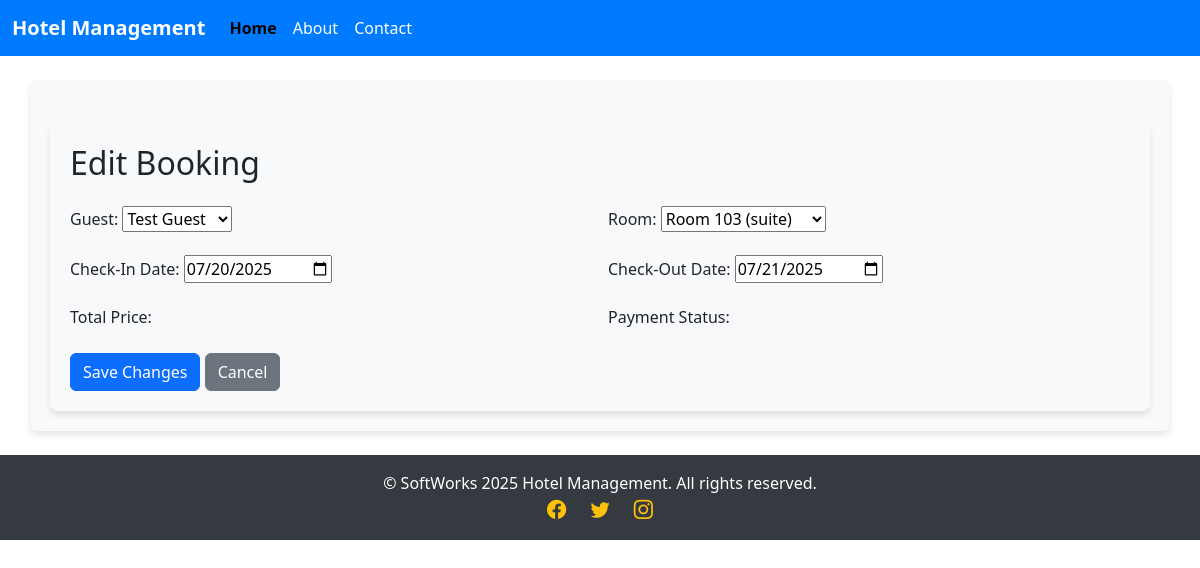
The page /bookings/18/edit/ (signed in) on the database its author committed.
### hotel/models.py (models this page shows, shortened)
class Booking(models.Model):
    PAYMENT_STATUSES = [
        ('pending', 'Pending'),
        ('paid', 'Paid'),
        ('failed', 'Failed'),
        ('refunded', 'Refunded'),
    ]
    guest = models.ForeignKey(Guest, on_delete=models.CASCADE, related_name='bookings')
    room = models.ForeignKey(Room, on_delete=models.CASCADE, related_name='bookings')
    check_in = models.DateField()
    check_out = models.DateField()
    total_price = models.DecimalField(max_digits=10, decimal_places=2, blank=True, null=True)  # Allow blank for auto-computation
    payment_status = models.CharField(
        max_length=10,
        choices=PAYMENT_STATUSES,
        default='pending'
    )
    created_at = models.DateTimeField(auto_now_add=True)
    is_checked_in = models.BooleanField(default=False)  # Added field for check-in status

### hotel/views.py (the view)
# urls.py: path('bookings/<int:booking_id>/edit/', views.booking_edit, name='booking_edit'),
@login_required
@login_required
def booking_edit(request, booking_id):
    booking = get_object_or_404(Booking, id=booking_id)
    if request.method == 'POST':
        form = BookingForm(request.POST, instance=booking)
        if form.is_valid():
            form.save()
            manual_override = 'payment_status' in form.changed_data
            booking.update_payment_status(manual_override=manual_override)
            return redirect('booking_list')  # Redirect back to the booking list
    else:
        form = BookingForm(instance=booking)
    return render(request, 'hotel/booking_edit.html', {'form': form, 'booking': booking})

### hotel/forms.py
class BookingForm(forms.ModelForm):
    class Meta:
        model = Booking
        fields = ['guest', 'room', 'check_in', 'check_out', 'total_price', 'payment_status']
        widgets = {
            'check_in': forms.DateInput(attrs={'type': 'date', 'class': 'form-control'}),
            'check_out': forms.DateInput(attrs={'type': 'date', 'class': 'form-control'}),
        }

### hotel/models.py (called while the page is built)
    def __str__(self):
        return self.name

    def __str__(self):
        return f"Room {self.number} ({self.room_type})"

### hotel/templates/hotel/booking_edit.html (shortened to what this page needs)
{% extends 'hotel/base.html' %}
{% block content %}
<div class="container mt-4">
    <h2 class="mb-4">Edit Booking</h2>
    <form method="post" class="row g-3">
        <div class="col-md-6">
            <label for="id_guest" class="form-label">Guest:</label>
            {{ form.guest }}
        </div>
        <div class="col-md-6">
            <label for="id_room" class="form-label">Room:</label>
            {{ form.room }}
        </div>
        <div class="col-md-6">
            <label for="id_check_in" class="form-label">Check-In Date:</label>
            {{ form.check_in }}
        </div>
        <div class="col-md-6">
            <label for="id_check_out" class="form-label">Check-Out Date:</label>
            {{ form.check_out }}
        </div>
        <div class="col-md-6">
            <label for="id_total_price" class="form-label">Total Price:</label>
        </div>
        <div class="col-md-6">
            <label for="id_payment_status" class="form-label">Payment Status:</label>
        </div>
        <div class="col-12">
            <button type="submit" class="btn btn-primary">Save Changes</button>
            <a href="{% url 'booking_list' %}" class="btn btn-secondary">Cancel</a>
        </div>
    </form>
</div>
{% endblock %}

### hotel/templates/hotel/base.html (style rules this page uses)
.container { padding: 20px; background-color: #f8f9fa; border-radius: 8px; box-shadow: 0 4px 6px rgba(0, 0, 0, 0.1); }

### rows shown on the page
Booking: guest "Test Guest", room "Room 103 (suite)", check_in "07/20/2025", check_out "07/21/2025"
